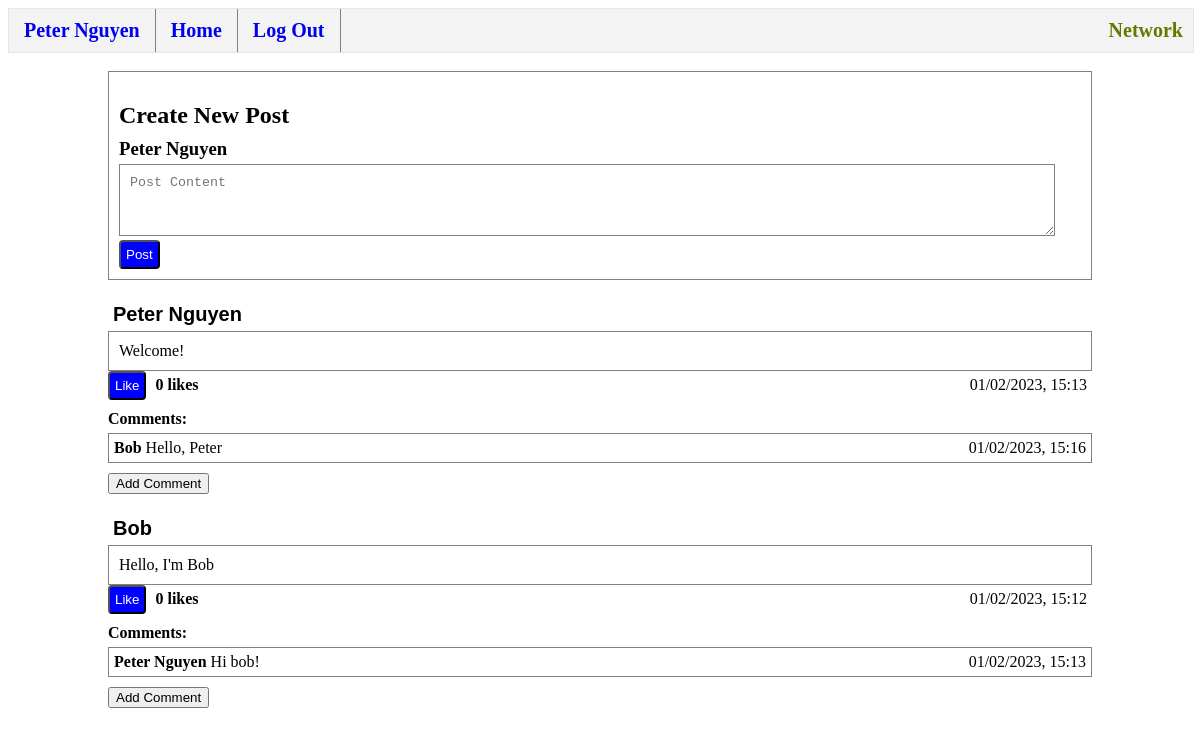
The page / (signed in) on the database its author committed.
### tables this page shows
CREATE TABLE posts (
    id INTEGER PRIMARY KEY AUTOINCREMENT,
    user_id INTEGER NOT NULL,
    username TEXT NOT NULL,
    content TEXT NOT NULL,
    likes INTEGER DEFAULT 0 NOT NULL,
    datetime NUMERIC NOT NULL,
    FOREIGN KEY (user_id) REFERENCES users(id) ON DELETE CASCADE
);

CREATE TABLE comments (
    id INTEGER PRIMARY KEY AUTOINCREMENT,
    user_id INTEGER NOT NULL,
    post_id INTEGER NOT NULL,
    username TEXT NOT NULL,
    comment TEXT NOT NULL,
    datetime NUMERIC NOT NULL,
    FOREIGN KEY (user_id) REFERENCES users(id) ON DELETE CASCADE,
    FOREIGN KEY (post_id) REFERENCES posts(id) ON DELETE CASCADE
);

### app.py (the view)
@app.route("/", methods=["GET", "POST"])
@login_required
def index():
    if request.method == "GET":
        pass
    if request.method == "POST":
        content = request.form.get("content")
        if content:
            create_post(content)
    posts = get_posts()
    comments = get_comments()
    return render_template("index.html", posts=posts, comments=comments)

### helpers.py (called while the page is built)
def executeDB(query, arg=None):
    conn = sql.connect('network.db')
    conn.row_factory = sql.Row # "dictionary cursor"
    cur = conn.cursor()
    if arg == None:
        cur.execute(query)
    else:
        cur.execute(query, arg)
    value = cur.fetchall()
    conn.commit()
    conn.close()
    return value

def get_comments():
    return executeDB("SELECT * FROM comments")

def get_posts(user_id=None):
    if user_id == None:
        posts = executeDB("SELECT * FROM posts ORDER BY datetime DESC")
    else:
        posts = executeDB("SELECT * FROM posts WHERE user_id = ? ORDER BY datetime DESC", [user_id])
    return posts

def login_required(f):
    @wraps(f)
    def decorated_function(*args, **kwargs):
        if session.get("user_id") is None:
            return redirect("/login")
        return f(*args, **kwargs)
    return decorated_function

### templates/index.html (shortened to what this page needs)
{% extends "posts-layout.html" %}
{% block subbody %}
    <div class="post">
        <h2>Create New Post</h2>
        <h3 class="username">{{session["username"]}}</h3>
        <form action="/" method="post">
            <textarea class="post text-box" placeholder="Post Content" name="content"></textarea>
            <br>
            <input class="button" type="submit" value="Post">
        </form>
    </div>
    <br>
{% endblock %}

### templates/posts-layout.html (shortened to what this page needs)
{% extends "layout.html" %}
{% block body %}
    {% block subbody %}
    {% endblock %}
    {% for post in posts %}
    <div id="post{{post.id}}">
        <form action="/profile" method="post" class="inline">
            <input class="profile-name" type="submit" value="{{ post.username }}">
        </form>
        <div class="post">{{ post.content }}</div>
        <button id="like-button{{ post.id }}" onclick=likeFeature({{post.id}}) class="like button" style="display: inline-block;">Like</button>
        <h4 id="like-count{{ post.id }}" class="inline">{{ post.likes }} likes</h4>
        <p class="inline right">{{ post.datetime }}</p>
        <div id="comments{{ post.id }}">
            <h4 class="no-margin">Comments:</h4>
            {% for comment in comments %}
                {% if comment.post_id == post.id %}
                <div class="comment">
                    <div class="inline"><b>{{comment.username}}</b>  {{ comment.comment }}</div>
                    <p class="inline right">{{ comment.datetime }}</p>
                </div>
                {% endif %}
            {% endfor %}
        </div>
        <button class="comment-toggle no-margin" name="{{ post.id }}">Add Comment</button>
        <br>
        <br>
    </div>
    {% endfor %}
{% endblock %}

### static/styles.css (style rules this page uses)
.inline { margin-top: 5px; display: inline-block; margin-bottom: 5px; padding-left: 5px; padding-right: 5px; }
.no-margin { margin-top: 10px; margin-bottom: 0px; }
.username { line-height: 0; margin-bottom:15px; }
.post { border-color: gray; border-style: solid; border-width:thin; padding: 10px; margin-bottom:0px; }
.text-box { height: fit-content; width: 95%; max-width: viewport; min-height: 50px; }
.comment { margin-top: 5px; border: 1px solid gray; }
.right { float: right; }
.button { background-color:blue; color: white; border-radius: 4px; padding: 5px; display:block; }
.profile-name { background: none!important; border: none; padding: 0!important; font-family: arial, sans-serif; font-size: 20px; color: black; cursor: pointer; font-weight: bold; }

### rows shown on the page
posts: username "Peter Nguyen", content "Welcome!", likes "0", datetime "01/02/2023, 15:13"
comments: username "Bob", comment "Hello, Peter", datetime "01/02/2023, 15:16"
posts: username "Bob", content "Hello, I'm Bob", likes "0", datetime "01/02/2023, 15:12"
comments: username "Peter Nguyen", comment "Hi bob!", datetime "01/02/2023, 15:13"

### other values the page prints
{{ session["username"] }} "Peter Nguyen"
